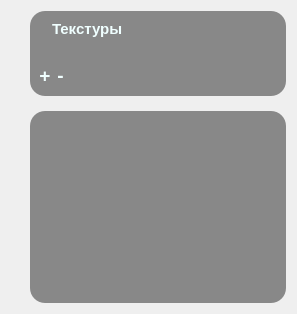
             <widget class="QWidget" name="page_3">
              <layout class="QGridLayout" name="gridLayout_22">
               <item row="3" column="1">
                <widget class="QListView" name="listView_7">
                 <property name="styleSheet">
                  <string notr="true">image: url();
background-color: rgb(0, 0, 0, 110);
color: rgb(240, 255, 255);
border-radius: 15px;
</string>
                 </property>
                 <property name="frameShape">
                  <enum>QFrame::NoFrame</enum>
                 </property>
                </widget>
               </item>
               <item row="0" column="1">
                <widget class="QFrame" name="frame_13">
                 <property name="styleSheet">
                  <string notr="true">image: url();
background-color: rgb(0, 0, 0, 110);
color: rgb(240, 255, 255);
border-radius: 15px;</string>
                 </property>
                 <property name="frameShape">
                  <enum>QFrame::StyledPanel</enum>
                 </property>
                 <property name="frameShadow">
                  <enum>QFrame::Raised</enum>
                 </property>
                 <layout class="QGridLayout" name="gridLayout_21">
                  <item row="2" column="2">
                   <widget class="QPushButton" name="pushButton_26">
                    <property name="font">
                     <font>
                      <pointsize>14</pointsize>
                      <weight>75</weight>
                      <bold>true</bold>
                     </font>
                    </property>
                    <property name="styleSheet">
                     <string notr="true">background-color: rgba(0, 0, 0, 0);</string>
                    </property>
                    <property name="text">
                     <string>-</string>
                    </property>
                   </widget>
                  </item>
                  <item row="2" column="3">
                   <spacer name="horizontalSpacer_12">
                    <property name="orientation">
                     <enum>Qt::Horizontal</enum>
                    </property>
                    <property name="sizeHint" stdset="0">
                     <size>
                      <width>40</width>
                      <height>20</height>
                     </size>
                    </property>
                   </spacer>
                  </item>
                  <item row="2" column="1">
                   <widget class="QPushButton" name="pushButton_27">
                    <property name="font">
                     <font>
                      <pointsize>14</pointsize>
                      <weight>75</weight>
                      <bold>true</bold>
                     </font>
                    </property>
                    <property name="styleSheet">
                     <string notr="true">background-color: rgba(0, 0, 0, 0);</string>
                    </property>
                    <property name="text">
                     <string>+</string>
                    </property>
                   </widget>
                  </item>
                  <item row="1" column="1" colspan="3">
                   <widget class="QLabel" name="label_12">
                    <property name="styleSheet">
                     <string notr="true">color: rgb(240, 255, 255);
background-color: rgb(0, 0, 0, 0);
image: url();</string>
                    </property>
                    <property name="text">
                     <string/>
                    </property>
                   </widget>
                  </item>
                  <item row="0" column="1" colspan="3">
                   <widget class="QLabel" name="label_13">
                    <property name="font">
                     <font>
                      <pointsize>11</pointsize>
                      <weight>75</weight>
                      <bold>true</bold>
                     </font>
                    </property>
                    <property name="styleSheet">
                     <string notr="true">color: rgb(240, 255, 255);
background-color: rgb(0, 0, 0, 0);
image: url();</string>
                    </property>
                    <property name="text">
                     <string>Текстуры</string>
                    </property>
                    <property name="indent">
                     <number>13</number>
                    </property>
                   </widget>
                  </item>
                 </layout>
                </widget>
               </item>
               <item row="1" column="1">
                <spacer name="verticalSpacer_16">
                 <property name="orientation">
                  <enum>Qt::Vertical</enum>
                 </property>
                 <property name="sizeType">
                  <enum>QSizePolicy::Fixed</enum>
                 </property>
                 <property name="sizeHint" stdset="0">
                  <size>
                   <width>20</width>
                   <height>9</height>
                  </size>
                 </property>
                </spacer>
               </item>
               <item row="3" column="0">
                <spacer name="horizontalSpacer_13">
                 <property name="orientation">
                  <enum>Qt::Horizontal</enum>
                 </property>
                 <property name="sizeType">
                  <enum>QSizePolicy::Fixed</enum>
                 </property>
                 <property name="sizeHint" stdset="0">
                  <size>
                   <width>19</width>
                   <height>20</height>
                  </size>
                 </property>
                </spacer>
               </item>
              </layout>
             </widget>
